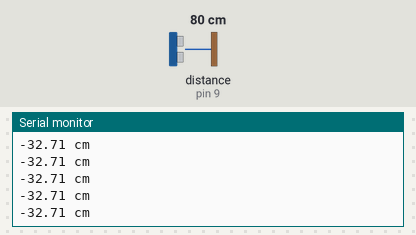
The program below on a simulated Arduino Uno, built with avr-gcc and run on an emulated ATmega328P. On the bench: the last lines printed to the serial monitor. Wiring (inferred from the names in the program): ultrasonic range finder: trigger pin 8; echo pin 9. The inputs (shaded band) are chosen by the test bench; at power-on: distance to the obstacle (sensor on pin 9) 80 cm. The echo pulse lasts 58.3 µs per cm.

Above: at 1.2 s.
1.3 s: distance to the obstacle (sensor on pin 9) set to 4 cm
At 2.4 s:
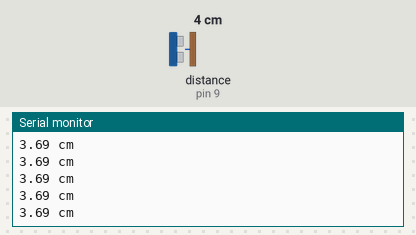
4.3 s: distance to the obstacle (sensor on pin 9) set to 2 cm
At 4.9 s:
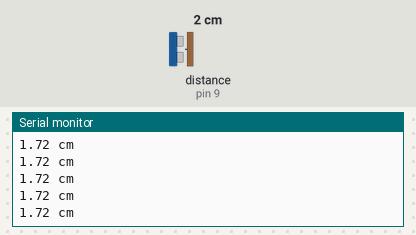
Timing chart, 0 to 7.3 s (numbered marks = the images above; inputs shaded):
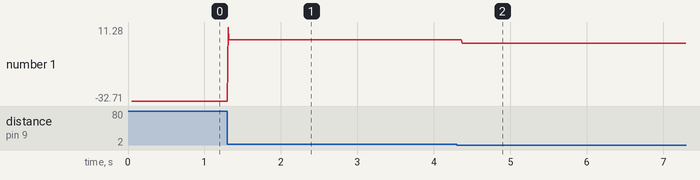

Measured:
- after the input at 1.3 s, the serial monitor: prints a new line at once (image 1)
- after the input at 4.3 s, the serial monitor: prints a new line after 0.07 s (image 2)
- plotted number 1: -32.71 → 3.69 after the input at 1.3 s, 3.69 → 1.72 after the input at 4.3 s

The program:

main.cpp
```cpp
#include <Arduino.h>

int echoPin = 9;
int trigPin = 8;

void setup() {
  Serial.begin (9600);

  while (!Serial) {
    ; // wait for serial port to connect. Needed for native USB.
  }

  pinMode(trigPin, OUTPUT);
  pinMode(echoPin, INPUT);
}

void loop() {
  int duration = 0;
  float cm;
  const int checkCount = 10;

  for(int i=0; i<checkCount; i++)
  {
    digitalWrite(trigPin, HIGH);
    delayMicroseconds(10);
    digitalWrite(trigPin, LOW);
    duration = duration + pulseIn(echoPin, HIGH);
  }
  float avgDuration = duration / checkCount;

  //cm = 343.0 * avgDuration / 1000000.0 / 2.0 * 100.0;
  cm = avgDuration / 58.309;

  Serial.print(cm);
  Serial.println(" cm");

}
```
